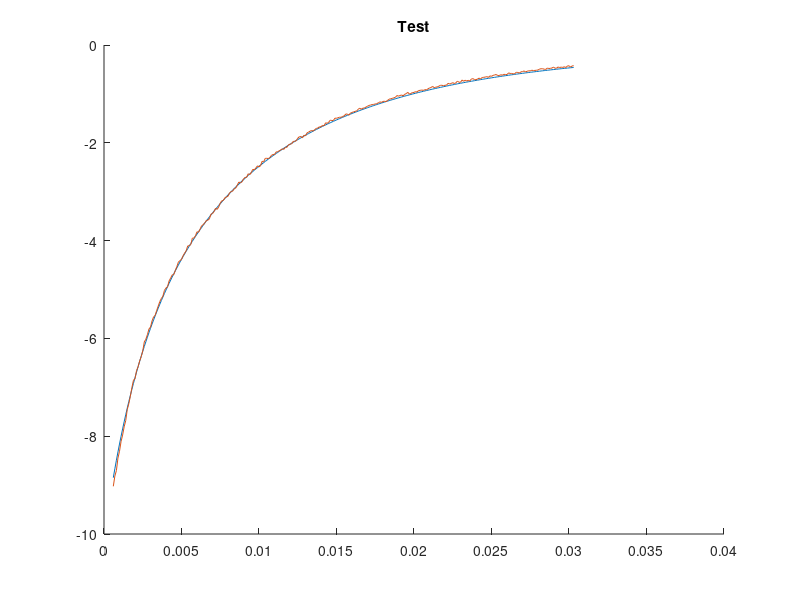
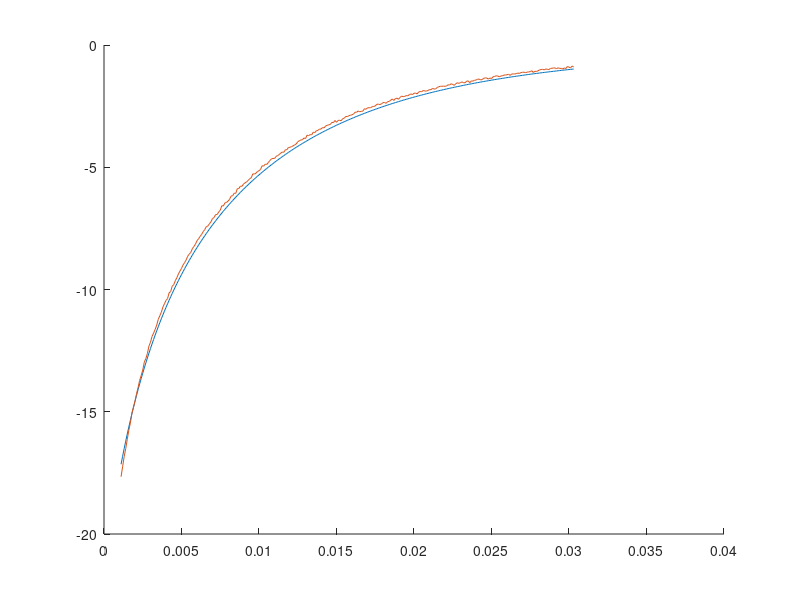
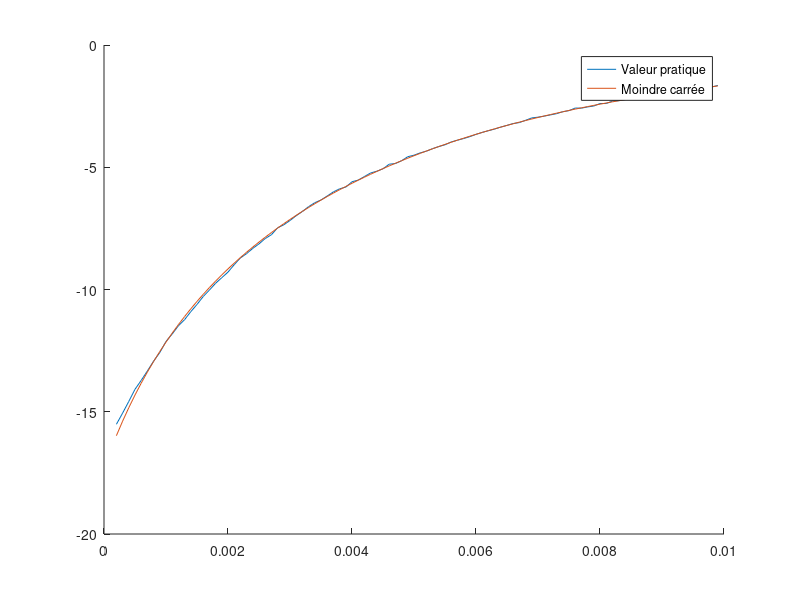

MATLAB code to generate these figures, in order:
clear all
close all
clc
load('Fe_attraction.mat');
load('Fs.mat');




%%  Identification de Fe avec la méthode des moindres carrées pour 1mA


be1 = 13.029359254409743;
Xnum_Fe_m1A = -(1+be1*abs(-1))
Xnum_Fe_2mA = -(4+be1*abs(-2))

%Méthode des moindres carrées
X = [ones(size(z_m1A)) z_m1A z_m1A.^2 z_m1A.^3 z_m1A.^4]./Xnum_Fe_m1A;
Y = 1./Fe_m1A;
R = X'*X;
P = X'*Y;
A_Fe = inv(R)*P;

%Création de la fonction Fe
Fe_mc_1mA = Xnum_Fe_m1A./(A_Fe(1) + A_Fe(2).*z_m1A + A_Fe(3).*z_m1A.^2 + A_Fe(4).*z_m1A.^3)

%Calcul des erreurs RMS et corrélation E
E = sum((Fe_mc_1mA - Fe_m1A).^2);
N = size(Fe_mc_1mA);
N = N(1)
RMS = ((1/N)*E).^0.5;
Y_R2 = (1/N)*sum(Fe_m1A);
R_2 = sum((Fe_mc_1mA - Y_R2).^2)/sum((Fe_m1A-Y_R2).^2);

%Affichage sur graphique
figure();
hold on
title('Test')
plot(z_m1A, Fe_mc_1mA)
plot(z_m1A, Fe_m1A)

%Comparer avec valeur de Fe_m2A
Fe_mc_2mA = Xnum_Fe_2mA./(A_Fe(1) + A_Fe(2).*z_m2A + A_Fe(3).*z_m2A.^2 + A_Fe(4).*z_m2A.^3)

figure();
hold on
plot(z_m2A, Fe_mc_2mA)
plot(z_m2A, Fe_m2A)

E = sum((Fe_mc_2mA - Fe_m2A).^2);
N = size(Fe_mc_2mA);
N = N(1)
RMS = ((1/N)*E).^0.5;
Y_R2 = (1/N)*sum(Fe_m2A);
R_2 = sum((Fe_mc_2mA - Y_R2).^2)/sum((Fe_m2A-Y_R2).^2);

% %%
% Y = (Fs.^(-1));
% z = z_pos
% X = [ones(size(z)) z z.^2 z.^3].*-1;
% R = X'*X;
% P = X'*Y;
% A = inv(R)*P;
% 
% 
% Y_mc = -1.*(A(1) + A(2).*z + A(3).*z.^2 + A(4).*z.^3)
% 
% %Affichage de la fonction obtenue versus Y
% figure() ;
% hold on
% plot(z, Y)
% plot(z, Y_mc)
% 
% %Calcul des erreurs point à point et suppression des conditions
% Fs_corrected = Fs;
% z_corrected = z;
% E_p = ((Y_mc-Y).^2).^0.5;


%Refaire la méthode des moindre carrée en enlevant les erreurs
% clear all
% load('Fe_attraction.mat');
% load('Fs.mat');

Value_to_remove = 206;

Y = (Fs(1:end-Value_to_remove).^(-1));
z = z_pos(1:end-Value_to_remove)
X = [ones(size(z)) z z.^2 z.^3].*-1;

R = X'*X;
P = X'*Y;
A = inv(R)*P;
A_cor = A;

Fs_mc = -1./(A_cor(1) + A_cor(2).*z + A_cor(3).*z.^2 + A_cor(4).*z.^3)

figure() ;
hold on
plot(z, Fs(1:end-Value_to_remove))
plot(z, Fs_mc)
legend('Valeur pratique', 'Moindre carrée')

%Calcul des erreurs RMS et corrélation E
Fs = Fs(1:end-Value_to_remove);
E = sum((Fs_mc - Fs).^2);
N = size(Fs_mc);
N = N(1);
RMS = ((1/N)*E).^0.5;
Y_R2 = (1/N)*sum(Fs);
R_2 = sum((Fs_mc - Y_R2).^2)/sum((Fs-Y_R2).^2);

%% Écrire les coefficient
A_fe = A_Fe;
A_fs = A_cor

save coefficients A_fs A_fe
    
